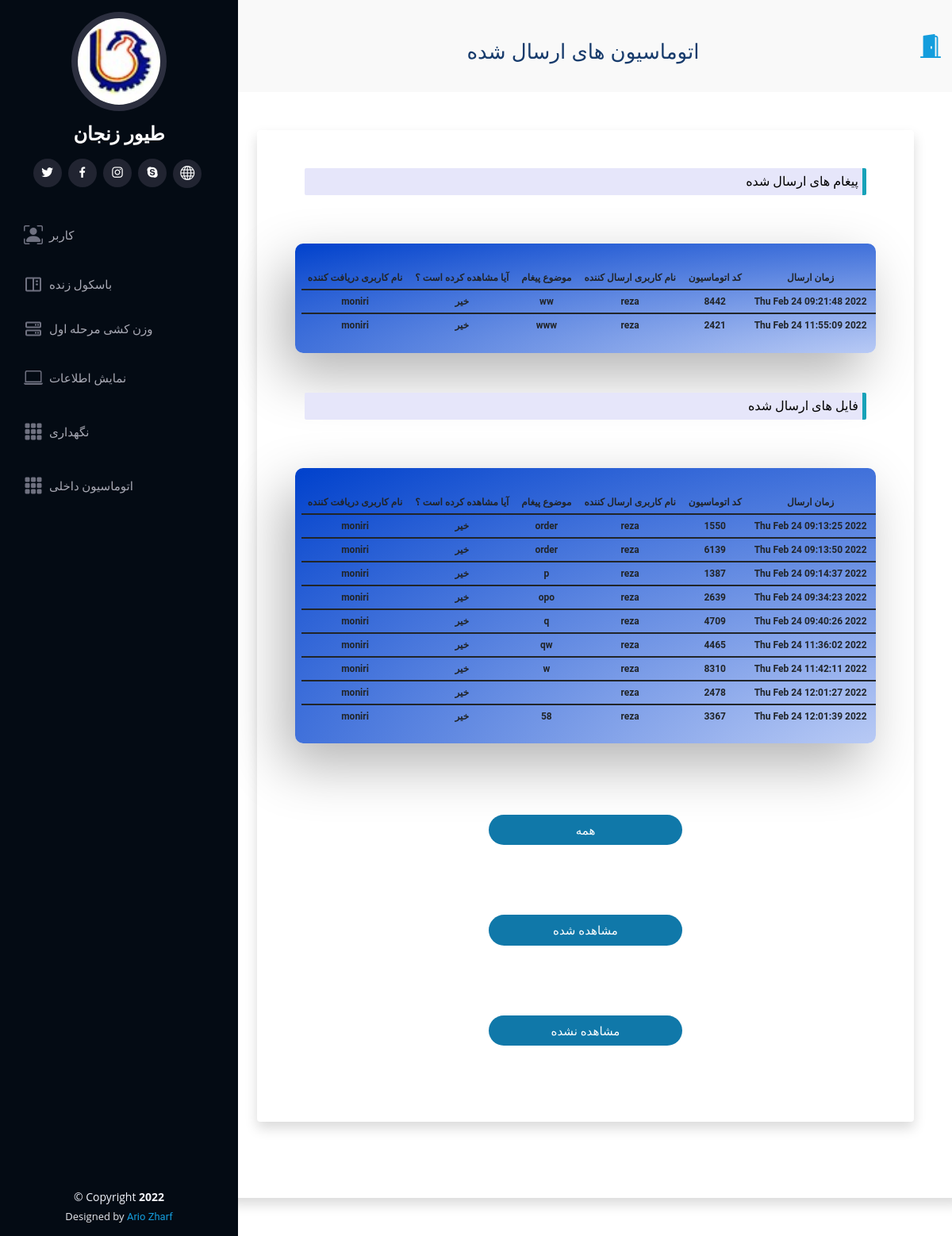
Screenshot of /automation/send/list/0/ (signed in) with the database file from the repository.
### WareHouseApp/models.py (models this page shows, shortened)
class UserAutomation(models.Model):
    input_type = (
        ('F', 'File'),
        ('M', 'Message'),
    )
    automation_input_type = models.CharField(max_length=1, choices=input_type)
    automation_input_id = models.CharField(max_length=150)
    view_status = models.BooleanField(default=False)
    user = models.ForeignKey(User, on_delete=models.PROTECT)
    def __str__(self):
        return str(self.automation_input_id)

class MessageAutomation(models.Model):
    message_id = models.CharField(max_length=150)
    subject = models.CharField(max_length=100, default='')
    content = models.TextField()
    automation = models.OneToOneField(Automation, on_delete=models.CASCADE)
    def __str__(self):
        return str(self.subject)

class Automation(models.Model):
    automation_id = models.CharField(max_length=150)
    automation_create_time = models.FloatField()
    automation_create_time_format = models.CharField(max_length=50)
    code = models.CharField(max_length=10, default=random.randint(1000,9999))
    auto_type = (
        ('M', 'message'),
        ('F', 'file'),
    )
    automation_type = models.CharField(max_length=1, choices=auto_type, default='F')
    automation_create_user = models.ForeignKey(User, on_delete=models.PROTECT, null=True)

class FileAutomation(models.Model):
    file_automation_id = models.CharField(max_length=150)
    file = models.FileField(upload_to='WareHouseApp/file/')
    subject = models.CharField(max_length=100, default='')
    automation = models.OneToOneField(Automation, on_delete=models.CASCADE)
    def __str__(self):
        return str(self.file)

### WareHouseApp/views.py (the view, shortened to what this page needs)
# urls.py: re_path(r'^automation/send/list/(?P<status>[\d]{1})/$', views.automation_send_list, name='Automation_Send_List'),
def automation_send_list(requests, status):
    if requests.user.is_authenticated:
        temp = loader.get_template('WareHouseApp/automation_send.html')
        if status == '1':
            file_list = []
            for file in models.FileAutomation.objects.all().filter(automation__automation_create_user__username=requests.user.username):
                usr = models.UserAutomation.objects.get(automation_input_id=file.file_automation_id)
                if usr.view_status == True:
                    file_list.append([usr, file])
            msg_list = []
            for msg in models.MessageAutomation.objects.all().filter(
                    automation__automation_create_user__username=requests.user.username):
                usr = models.UserAutomation.objects.get(automation_input_id= msg.message_id)
                if usr.view_status == True:
                    msg_list.append([usr, msg])
        else:
            file_list = []
            for file in models.FileAutomation.objects.all().filter(
                    automation__automation_create_user__username=requests.user.username):
                usr = models.UserAutomation.objects.get(automation_input_id=file.file_automation_id)
                file_list.append([usr, file])
            msg_list = []
            for msg in models.MessageAutomation.objects.all().filter(
                    automation__automation_create_user__username=requests.user.username):
                usr = models.UserAutomation.objects.get(automation_input_id=msg.message_id)
                msg_list.append([usr, msg])
        context = {
            'file_list': file_list,
            'msg_list': msg_list,
            'request': requests,
        }
        print('file: \n',file_list)
        print()
        print()
        print('msg: \n',msg_list)
        print()
        print()
        return HttpResponse(temp.render(context))
    return HttpResponseRedirect(reverse('Error', args=["you can't access to this page"]))

### WareHouseApp/templates/WareHouseApp/automation_send.html (shortened to what this page needs)
{% extends 'WareHouseApp/main.html' %}
{% load static %}
 {% block title%}
 <h2>اتوماسیون های ارسال شده</h2>
 {% endblock %}
{% block content %}
<div class=" cont">
    <div class="row form sign-in shadow p-5 mb-5 bg-white rounded d-flex align-items-stretch">
        <div class="row form sign-in shadow p-5 mb-5 bg-white rounded d-flex align-items-stretch">
           <div class="col-12 ">
             <p class="partition" style="background-color: lavender;
              border-radius: 2px;
              border-right-style: solid;
              border-right-color: #17a2b8;
              border-right-width: 5px;
              text-align: right;
              padding-right: 10px;
              padding: 5px;
              color: black;">پیغام های ارسال شده</p>
           </div>
            <div class="fresh-table full-color-blue badge filter badge-blue" style="    overflow: scroll;">
                          <table id="fresh-table" class="table">
                            <thead>
                              <th>نام کاربری دریافت کننده</th>
                              <th>آیا مشاهده کرده است ؟</th>
                              <th>موضوع پیغام</th>
                              <th>نام کاربری ارسال کننده</th>
                              <th>کد اتوماسیون</th>
                              <th>زمان ارسال</th>
                              <th>-</th>
                            </thead>
                            {% for data in msg_list %}
                            <label >
                                <tbody>
                                  <tr>
                                    <td style="border-bottom:0px;" >{{ data.0.user.username }}</td>
                                    {% if data.0.user.view_status == True %}
                                    <td style="border-bottom:0px;" >بله</td>
                                      {% else %}
                                  <td style="border-bottom:0px;" >خیر</td>
                                    {% endif %}
                                    <td style="border-bottom:0px;" >{{ data.1.subject }}</td>
                                    <td style="border-bottom:0px;" >{{ data.1.automation.automation_create_user.username }}</td>
                                    <td style="border-bottom:0px;" >{{ data.1.automation.code }}</td>
                                    <td style="border-bottom:0px;" >{{ data.1.automation.automation_create_time_format }}</td>
                                    <td style="border-bottom:0px;" ><a href="{% url 'Automation_view' id=data.1.automation.automation_id %}">مشاهده</a></td>
                                  </tr>
                                </tbody>
                            </label>
                              {% endfor %}
                          </table>
            </div>
           <div class="col-12 ">
             <p class="partition" style="background-color: lavender;
              border-radius: 2px;
              border-right-style: solid;
              border-right-color: #17a2b8;
              border-right-width: 5px;
              text-align: right;
              padding-right: 10px;
              padding: 5px;
              color: black;">فایل های ارسال شده</p>
           </div>
            <div class="fresh-table full-color-blue badge filter badge-blue" style="    overflow: scroll;">
                          <table id="fresh-table2" class="table">
                            <thead>
                              <th>نام کاربری دریافت کننده</th>
                              <th>آیا مشاهده کرده است ؟</th>
                              <th>موضوع پیغام</th>
                              <th>نام کاربری ارسال کننده</th>
                              <th>کد اتوماسیون</th>
                              <th>زمان ارسال</th>
                              <th>-</th>
                            </thead>
                            {% for data in file_list %}
                            <label >
                                <tbody>
                                  <tr>
                                    <td style="border-bottom:0px;" >{{ data.0.user.username }}</td>
                                    {% if data.0.user.view_status == True %}
                                    <td style="border-bottom:0px;" >بله</td>
                                      {% else %}
                                  <td style="border-bottom:0px;" >خیر</td>
                                    {% endif %}
                                    <td style="border-bottom:0px;" >{{ data.1.subject }}</td>
                                    <td style="border-bottom:0px;" >{{ data.1.automation.automation_create_user.username }}</td>
                                    <td style="border-bottom:0px;" >{{ data.1.automation.code }}</td>
                                    <td style="border-bottom:0px;" >{{ data.1.automation.automation_create_time_format }}</td>
                                    <td style="border-bottom:0px;" ><a href="{% url 'Automation_view' id=data.1.automation.automation_id %}">دانلود</a></td>
                                  </tr>
                                </tbody>
                            </label>
                              {% endfor %}
                          </table>
            </div>
                    <a href="{% url 'Automation_Send_List' status='0' %}"></a><button type="submit" class="submit text-center col-4 p-2 mb-5">همه</button>
                    <a href="{% url 'Automation_Send_List' status='1' %}"></a><button type="submit" class="submit text-center col-4 p-2 mb-5">مشاهده شده</button>
                    <a href="{% url 'Automation_Send_List' status='2' %}"></a><button type="submit" class="submit text-center col-4 p-2 mb-5">مشاهده نشده</button>
        </div>
    </div>
</div>
{% endblock %}

### WareHouseApp/static/WareHouseApp/assets/css/demo.css (style rules this page uses)
body { background: #938982; background: url('../img/bg.jpg'); background-size: cover; height: 100vh; background-attachment: fixed; background-size: 100% 100%; }
.fresh-table { margin-top: 45px; box-shadow: -15px 27px 69px rgba(0,0,0,.30); margin-bottom: 50px; }
h2 { font-size: 28px; }

### WareHouseApp/static/WareHouseApp/css/logincss.css (style rules this page uses)
html { height: 100%; }
body { height: 100%; margin: 0; background-repeat: no-repeat; background-attachment: fixed; }
_________________________________________________________________ *, *:before, *:after { box-sizing: border-box; margin: 0; padding: 0; }
body { font-family: 'Open Sans', Helvetica, Arial, sans-serif; background: #ffffff; }
input, button { border: none; outline: none; background: none; font-family: 'Open Sans', Helvetica, Arial, sans-serif; }
.cont { overflow: hidden; position: relative; width: $contW; margin: ; background: #fff; }
.form { position: relative; width: $formW; height: 100%; transition: transform $switchAT ease-in-out; padding: 50px 30px 0; }
button { display: block; margin: 0 auto; width: $inputW; height: $btnH; border-radius: 30px; color: #fff; font-size: 15px; cursor: pointer; }
h2 { width: 100%; font-size: 26px; text-align: center; }
.submit { margin-top: 40px; margin-bottom: 20px; background: #1078a9; text-transform: uppercase; }

### WareHouseApp/static/WareHouseApp/css/style.css (style rules this page uses)
body { font-family: "Open Sans", sans-serif; color: #173b6c; }
h1, h2, h3, h4, h5, h6 { font-family: "Raleway", sans-serif; }
.breadcrumbs h2 { font-size: 26px; font-weight: 300; }

### rows the page displays
UserAutomation: user.username "moniri", shows "خیر", subject "ww", username "reza", code "8442", automation_create_time_format "Thu Feb 24 09:21:48 2022"
UserAutomation: user.username "moniri", shows "خیر", subject "www", username "reza", code "2421", automation_create_time_format "Thu Feb 24 11:55:09 2022"
UserAutomation: user.username "moniri", shows "خیر", subject "order", username "reza", code "1550", automation_create_time_format "Thu Feb 24 09:13:25 2022"
UserAutomation: user.username "moniri", shows "خیر", subject "order", username "reza", code "6139", automation_create_time_format "Thu Feb 24 09:13:50 2022"
UserAutomation: user.username "moniri", shows "خیر", subject "p", username "reza", code "1387", automation_create_time_format "Thu Feb 24 09:14:37 2022"
UserAutomation: user.username "moniri", shows "خیر", subject "opo", username "reza", code "2639", automation_create_time_format "Thu Feb 24 09:34:23 2022"
UserAutomation: user.username "moniri", shows "خیر", subject "q", username "reza", code "4709", automation_create_time_format "Thu Feb 24 09:40:26 2022"
UserAutomation: user.username "moniri", shows "خیر", subject "qw", username "reza", code "4465", automation_create_time_format "Thu Feb 24 11:36:02 2022"
UserAutomation: user.username "moniri", shows "خیر", subject "w", username "reza", code "8310", automation_create_time_format "Thu Feb 24 11:42:11 2022"
UserAutomation: user.username "moniri", shows "خیر", username "reza", code "2478", automation_create_time_format "Thu Feb 24 12:01:27 2022"
UserAutomation: user.username "moniri", shows "خیر", subject "58", username "reza", code "3367", automation_create_time_format "Thu Feb 24 12:01:39 2022"
